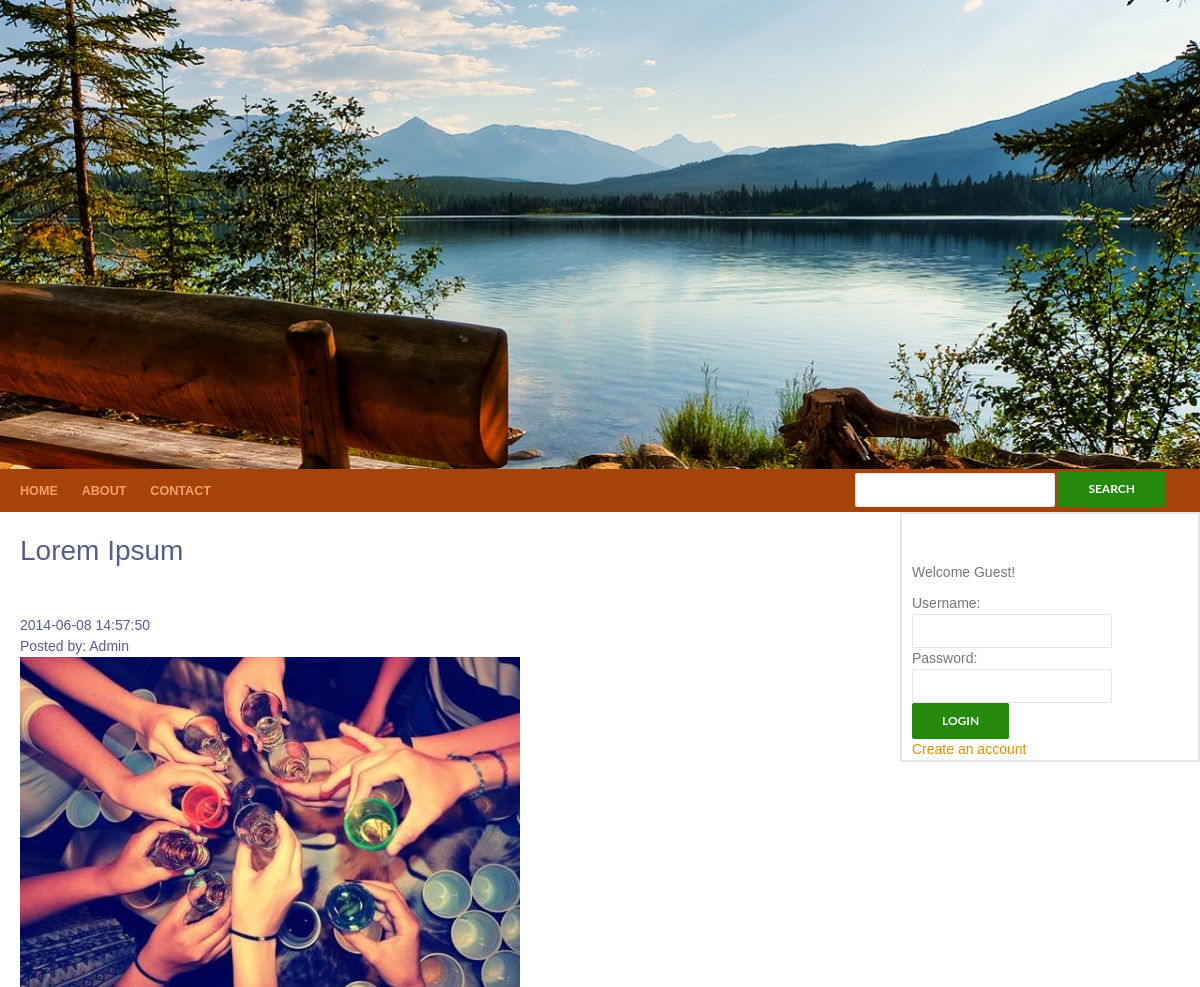
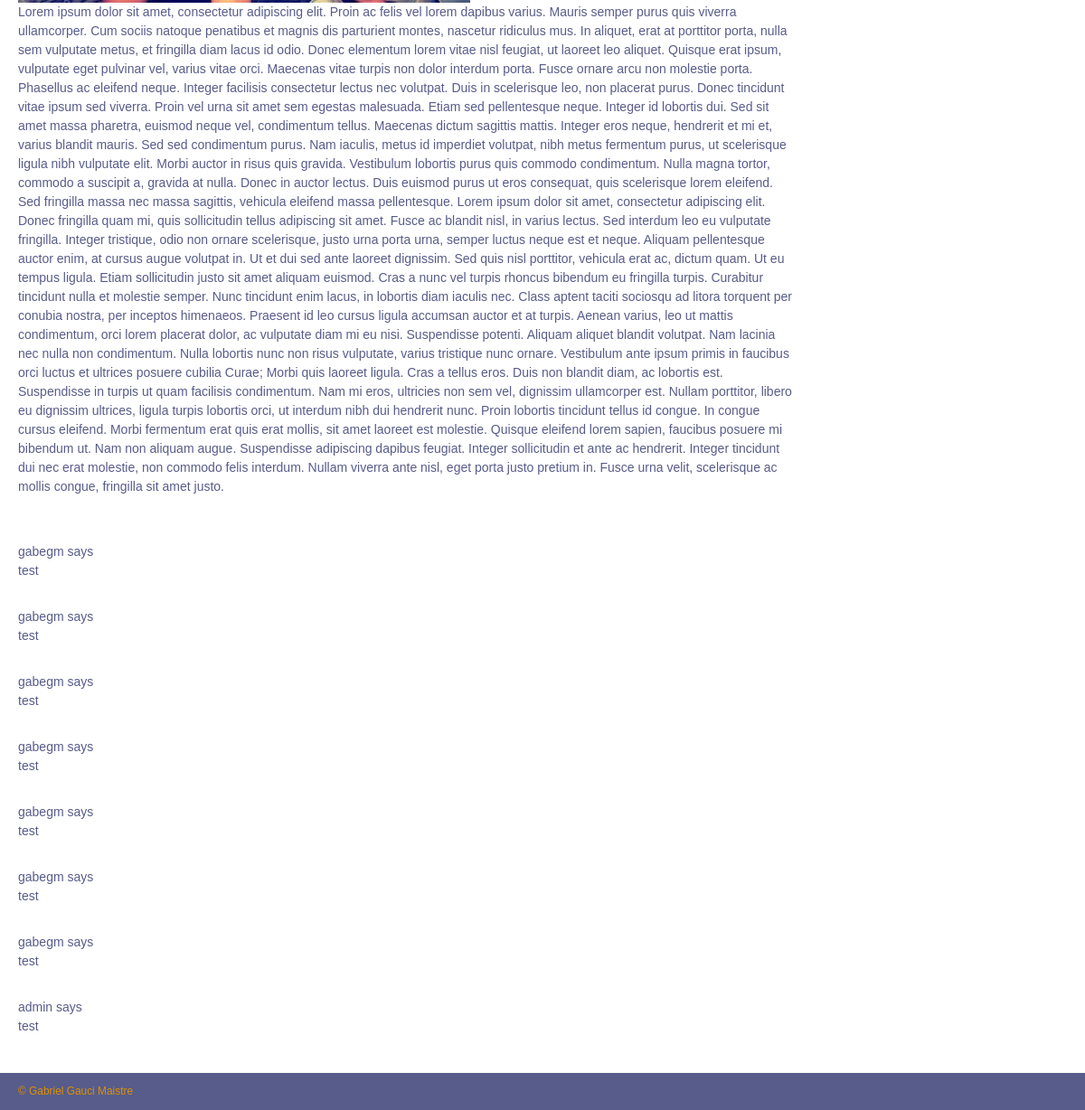
Page /single.php?artId=1 on the committed database (2 pictures, top to bottom).
### tables this page shows
CREATE TABLE IF NOT EXISTS `tbl_articles` (
  `articleId` int(11) NOT NULL AUTO_INCREMENT,
  `title` varchar(30) NOT NULL,
  `content` text NOT NULL,
  `imgPath` varchar(100) NOT NULL,
  `dateTime` timestamp NOT NULL DEFAULT CURRENT_TIMESTAMP ON UPDATE CURRENT_TIMESTAMP,
  PRIMARY KEY (`articleId`)
);

CREATE TABLE IF NOT EXISTS `tbl_comments` (
  `commentId` int(11) NOT NULL AUTO_INCREMENT,
  `comment` varchar(255) NOT NULL,
  `articleId` int(11) NOT NULL,
  `userId` int(11) NOT NULL,
  `dateTime` timestamp NOT NULL DEFAULT CURRENT_TIMESTAMP ON UPDATE CURRENT_TIMESTAMP,
  PRIMARY KEY (`commentId`),
  KEY `userId` (`userId`),
  KEY `articleId` (`articleId`)
);

CREATE TABLE IF NOT EXISTS `tbl_users` (
  `userId` int(10) NOT NULL AUTO_INCREMENT,
  `username` varchar(100) NOT NULL,
  `email` varchar(100) NOT NULL,
  `password` varchar(100) NOT NULL,
  `role` varchar(100) NOT NULL,
  PRIMARY KEY (`userId`)
);

### single.php (the view, shortened to what this page needs)
<?php
	include("header.php");
	$conn = connectToMySQL();
	$query = "SELECT * FROM tbl_articles WHERE articleId = ".$_SESSION['articleId'];
	$result = mysqli_query($conn, $query)or die("Error in query: ". mysqli_error($conn));
	while ($row = mysqli_fetch_assoc($result))
	{
		echo "<h1>$row[title]</h1>
			  <article>
				  $row[dateTime]<br />
				  Posted by: Admin<br />
				  <img src='$row[imgPath]' alt='article image' class='articleImg'><br />
			      $row[content]
			  </article><br/>";
	}
	$query2 = "SELECT * FROM tbl_comments WHERE articleId = ".$_SESSION['articleId'];
	$result2 = mysqli_query($conn, $query2)or die("Error in query: ". mysqli_error($conn));
	while ($row = mysqli_fetch_assoc($result2))
	{
		$query3 = "SELECT * FROM tbl_users WHERE userId = '$row[userId]'";
		$result3 = mysqli_query($conn, $query3)or die("Error in query: ". mysqli_error($conn));
		$row2 = mysqli_fetch_assoc($result3);
		echo "<article id='comments'>
			      $row2[username] says<br/>
			      $row[comment]<br/>
			  </article>";
	}
?>
<?php
	include("sidebar.php");
	include("footer.php");
?>

### header.php (shortened to what this page needs)
<!DOCTYPE html>
<html lang="en">
	<head>
		<link rel="stylesheet" type="text/css" href="style.css" />
	</head>
	<body>
		<div id="wrapper" class="hfeed">
			<header id="header" role="banner">
				<a href="http://www.gabriel.gaucimaistre.com/about">
				<img src="images/banner.jpg" alt="Banner"/>
				</a>
			</header>
			<nav id="top-menu" role="navigation">
				<a href="index.php">Home</a>
				<a href="about.php">About</a>
				<a href="contact.php">contact</a>
				<form  method="post" action="search.php?go" class="search-form" id="searchForm">
					<input  type="text" name="name">
					<input  type="submit" name="submit" value="Search">
				</form>
			</nav>
			<div id="container">

### sidebar.php (shortened to what this page needs)
</div>
<aside id="sidebar" role="complementary">
	<div id="primary-sidebar" class="widget-area">
		<?php
			if((isset($_SESSION['admin'])) || (isset($_SESSION['registered'])))
			{
				echo "Welcome ".$_SESSION['username']."<br />";
				echo "Session: ".$_SESSION['dateTime']."<br />";
				echo "Client Browser: ".getClientBrowser()."<br />";
				echo "Client Operating System: ".getClientOS()."<br />";
				echo "Client Resolution:<script type='text/javascript'>getClientResolution()</script><br />";
			}
			else
			{
		?>
				<p>Welcome Guest!</p>
				<form action="login.php" method="post" onsubmit="return validateLogin(this);>
					<label for="username">Username: </label> <br />
					<input type="text" id="username" name="username"> <br />
					<label for="password">Password: </label> <br />
					<input type="password" id="password" name="password"> <br />
					<input type="submit" name="submit" value="Login">
				</form>
				<a href="register.php">Create an account</a><br />
				<?php
			}
				?>
	</div>
</aside>

### footer.php (shortened to what this page needs)
			<footer id="footer" role="contentinfo">
				<div id="copyright">
					<a href="http://gabriel.gaucimaistre.com/">&copy; Gabriel Gauci Maistre</a>
				</div>
			</footer>
		</div>
	</body>
</html>

### style.css (style rules this page uses)
html, body, div, span, applet, object, iframe, h1, h2, h3, h4, h5, h6, p, blockquote, pre, a, abbr, acronym, address, big, cite, code, del, dfn, em, font, ins, kbd, q, s, samp, small, strike, strong, sub, sup, tt, var, dl, dt, dd, ol, ul, li, fieldset, form, label, legend, table, caption, tbody, tfoot, thead, tr, th, td { border: 0; font-family: inherit; font-size: 100%; font-style: inherit; font-weight: inherit; margin: 0; outline: 0; padding: 0; vertical-align: baseline; }
article, aside, details, figcaption, figure, footer, header, hgroup, nav, section { display: block; }
html { overflow-y: scroll; -webkit-text-size-adjust: 100%; -ms-text-size-adjust: 100%; }
body, button, input, select, textarea { color: #2b2b2b; font-family: Lato, sans-serif; font-size: 16px; font-weight: 400; line-height: 1.5; }
body { background: #f5f5f5; }
a { color: #24890d; text-decoration: none; }
h1, h2, h3, h4, h5, h6 { clear: both; font-weight: 700; margin: 36px 0 12px; }
h1 { font-size: 26px; line-height: 1.3846153846; }
p { margin-bottom: 24px; }
img { -ms-interpolation-mode: bicubic; border: 0; vertical-align: middle; }
button, input, select, textarea { -webkit-box-sizing: border-box; -moz-box-sizing: border-box; box-sizing: border-box; font-size: 100%; margin: 0; max-width: 100%; vertical-align: baseline; }
button, input { line-height: normal; }
input, textarea { background-image: -webkit-linear-gradient(hsla(0,0%,100%,0), hsla(0,0%,100%,0)); }
button, html input[type="button"], input[type="reset"], input[type="submit"] { -webkit-appearance: button; cursor: pointer; }
input, textarea { border: 1px solid rgba(0, 0, 0, 0.1); border-radius: 2px; color: #2b2b2b; padding: 8px 10px 7px; }
button, input[type="button"], input[type="reset"], input[type="submit"] { background-color: #24890d; border: 0; border-radius: 2px; color: #fff; font-size: 12px; font-weight: 700; padding: 10px 30px 11px; text-transform: uppercase; vertical-align: bottom; }
#wrapper { max-width: 1280px; margin: 0px auto 0px auto; position: relative; background-color: #fff; }
#container { width: 75%; height: auto; float: left; }
#header { height: auto; }
#header img { max-width: 100%; height: auto; width: auto\9; }
#top-menu { width: 100%; margin: 0 auto; display: block; background-color: #a6430a; }
#top-menu a { color: #f5a06e; text-transform: uppercase; text-decoration: none; display: inline-block; font-weight: bold; font-size: .9em; margin: 12px 0px 10px 20px; }
#searchForm { display:inline-block; float: right; padding-right: 35px; padding-top: 2px; }
body { color: #575c8a; line-height: 1.5em; font-family: Arial; font-size: 14px; background: #515673 url(images/background_gradient.jpg) repeat-x 0px 0px; }
h1 { font-size: 2em; font-weight: normal; margin: 0 0 .5em 0; padding: 20px 20px 10px 20px; }
p { margin: 0 0 .75em 0; }
a { color: #de9000; }
article { padding: 20px 20px 10px 20px; }
img { max-width: 100%; height: auto; width: auto\9; }
#sidebar { float: right; width: 25%; height: 100%; }
#primary-sidebar { border: 2px solid rgba(0, 0, 0, 0.1); -webkit-box-sizing: border-box; -moz-box-sizing: border-box; box-sizing: border-box; color: #767676; padding: 48px 10px 0; }
#footer { font-size: .85em; color: #9ba0bd; background-color: #575c8a; padding: 10px 10px 10px 0px; clear:both; }
@media screen and (max-width: 1280px) { #footer { padding-left: 20px; } }

### rows in the picture
tbl_articles: title "Lorem Ipsum", dateTime "2014-06-08 14:57:50", imgPath (picture), content "Lorem ipsum dolor sit amet, consectetur adipiscing elit. Proin ac felis vel lorem dapibus varius. Mauris semper purus quis viverra ullamcorper. Cum sociis natoque penatibus et magnis dis parturient montes, nascetur ridiculus mus. In aliquet, erat at porttitor porta, nulla sem vulputate metus, et fringilla diam lacus id odio. Donec elementum lorem vitae nisl feugiat, ut laoreet leo aliquet. Quisque erat ipsum, vulputate eget pulvinar vel, varius vitae orci. Maecenas vitae turpis non dolor interdum porta. Fusce ornare arcu non molestie porta. Phasellus ac eleifend neque. Integer facilisis consectetur lectus nec volutpat. Duis in scelerisque leo, non placerat purus. Donec tincidunt vitae ipsum…"
tbl_comments: userId.username "gabegm", comment "test"
tbl_comments: userId.username "gabegm", comment "test"
tbl_comments: userId.username "gabegm", comment "test"
tbl_comments: userId.username "gabegm", comment "test"
tbl_comments: userId.username "gabegm", comment "test"
tbl_comments: userId.username "gabegm", comment "test"
tbl_comments: userId.username "gabegm", comment "test"
tbl_comments: userId.username "admin", comment "test"
